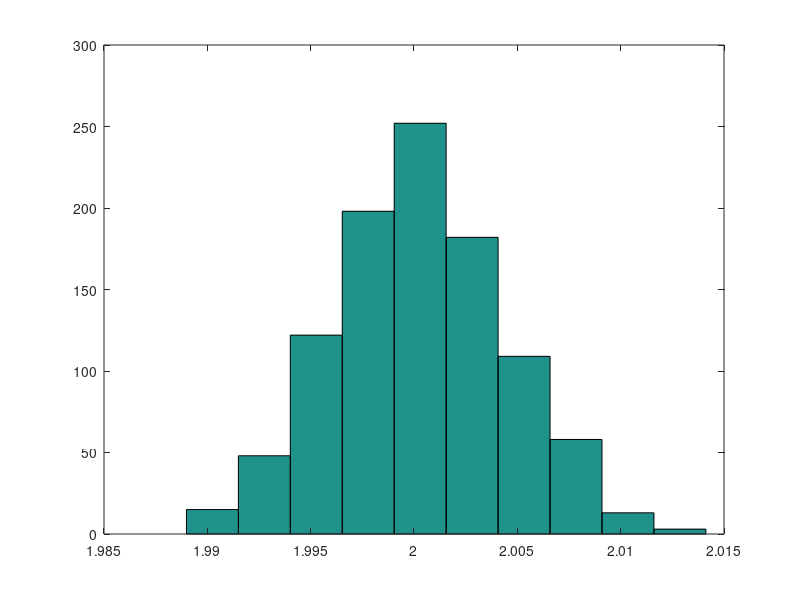

Write the MATLAB code that produced this figure.
function gibbs()
    L = 2;
    N = 500;

    theta_true = [2;-1];
    sigma_true = 0.1;
    X = randn(N, L);
    Y = X * theta_true + sigma_true * randn(N, 1);

    theta_guesses = [];

    for i = 1:1000
        theta = gibbs_sample(X, Y, 5);
        theta_guesses = [theta_guesses theta];
    end

    hist(theta_guesses(1,:));
    theta = mean(theta_guesses, 2)
    theta_accuracy = 2*std(theta_guesses, 0, 2)

    nu = N-L;
    theta_hat = inv(X'*X)*X'*Y;
    Y_hat = X*theta_hat;
    s_sq = (Y-Y_hat)'*(Y-Y_hat)/nu;

    chi2_mean = nu/2;
    chi2_samples = chi2rnd(nu, 1000, 1);
    sigma_samples = sqrt(nu*s_sq./chi2_samples);
    sigma = mean(sigma_samples)
    sigma_accuracy = 2*std(sigma_samples)
end

function theta = gibbs_sample(X, Y, K)
    [N, L] = size(X);

    theta = randn(L, 1);

    thetas = [];

    for k = 1:K
        for i = 1:L
            theta_masked = theta;
            theta_masked(i) = 0;
            resid = Y - X * theta_masked;

            Xi = X(:,i);

            m = (resid' * Xi) / (Xi' * Xi);
            resid_hat = Xi * m;
            sigma_est_sq = (resid-resid_hat)' * (resid-resid_hat) / (N-1);
            s = sqrt(sigma_est_sq / (Xi' * Xi));

            theta(i) = m + s * trnd(N-1);

            thetas = [thetas theta];
        end
    end

    %plot(thetas');
end
